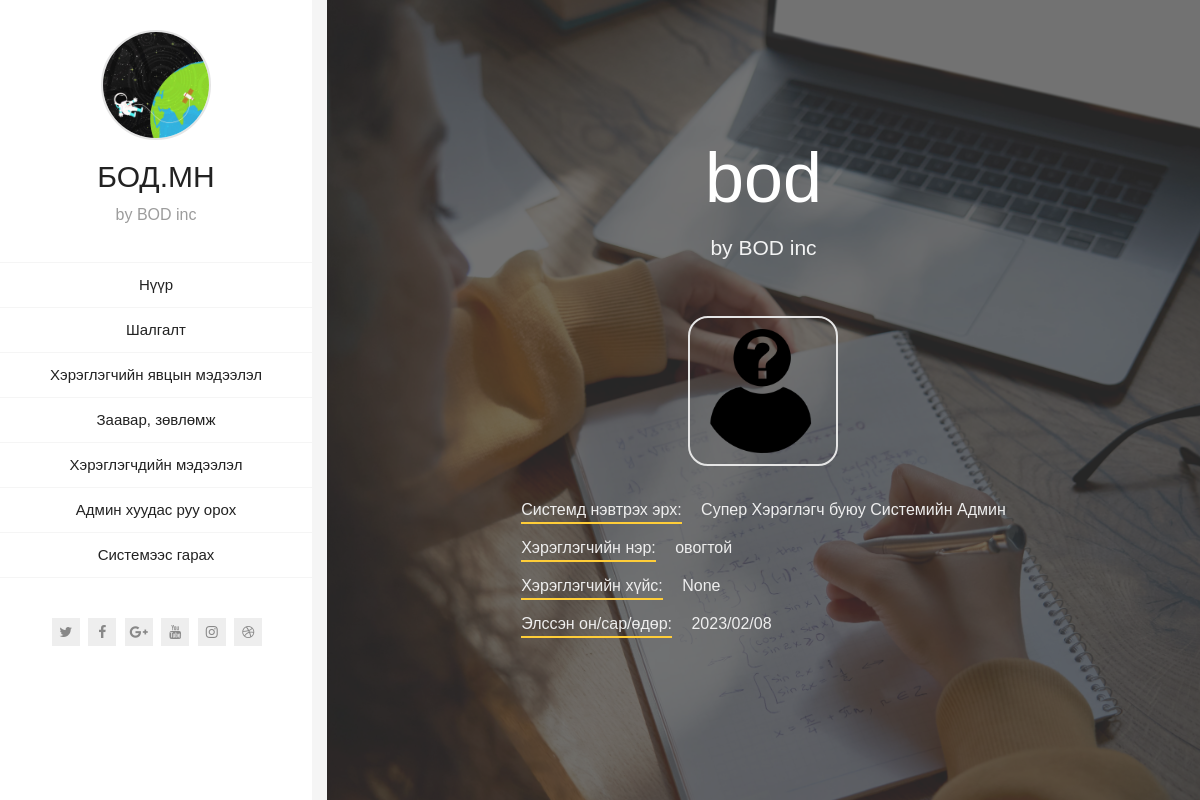
The app's page / (signed in) with its own data.
### home/models.py (models this page shows)
class home_info(models.Model):
    home_title = models.CharField(
        max_length = 200,
        verbose_name = "Нүүр хуудасны гарчиг"
    )
    home_copyright = models.CharField(
        max_length = 200,
        verbose_name = "Оюуны өмч",
        help_text = "Ихэвчлэн BRAINMUSCLE INC гэж байна."
    )
    home_description = models.CharField(
        max_length = 200,
        verbose_name = "Оюыны өмч",
        help_text = ""
    )
    home_rule = models.TextField(
         verbose_name = "Сайтны зорилго"
    )
    home_address = models.TextField(
        verbose_name = "Хаяг",
        help_text = ""
    )
    home_email = models.EmailField(
        verbose_name = "Цахим хаяг",
        help_text = "Ихэвчлэн bod@gmail.com байх бол уу"
    )
    home_phone = models.CharField(
        max_length = 200,
        verbose_name = "Холбоо барих дугаар",
        help_text = ""
    )
    home_time = models.CharField(max_length = 200)
    class Meta:
        verbose_name = "Нүүр хуудасны мэдээлэл"
        verbose_name_plural = "Нүүр хуудасны мэдээлэл"

class user_info(models.Model):
    user = models.OneToOneField(
       User,
       on_delete = models.CASCADE,
       verbose_name = "Хэрэглэгчийн нэр"
    )
    phone = models.CharField(
       max_length=256,
       blank=True,
       null=True,
       verbose_name = "Холбоо барих дугаар"
    )
    gender = models.CharField(
        max_length = 1,
        choices = (('m', 'Эрэгтэй'), ('f', 'Эмэгтэй')),
        blank = True,
        null = True,
        verbose_name = "Хүйс"
    )
    image = models.ImageField(
        default='default.png',
        upload_to='profile_pics/'
    )
    add_info = models.CharField(
        max_length = 300,
        verbose_name = "Нэмэлт мэдээлэл",
        blank = True,
        null = True,
        help_text = "Сургууль, анги гэх мэт нэмэлт хэрэг болж магадгүй мэдээлэл оруулах"
    )
    class Meta:
        verbose_name = "Хэрэглэгч нэмэх болон бүртгэх"
        verbose_name_plural = "Хэрэглэгч нэмэх болон бүртгэх"

### home/views.py (the view)
# urls.py: path("", home.views.home_page, name = 'home_page'),
def home_page(request):
    home_info1 = home_info.objects.all()
    return render(request, 'home_page/home.html', {'home_info1':home_info1})

### home/templates/home_page/home.html (shortened to what this page needs)
 {% extends "base.html" %}{% load static %} {% load i18n %}{% block title %}{% trans "Нүүр хуудас" %}{% endblock %}{% block content %}
<section class="pt-page section-with-bg section-paddings-0" style="background-image: url({% static 'home_page_bg_1.jpg' %});" data-id="">
    <div class="home-page-block">
        {% for home in home_info1.all %}
        <div class="v-align">
            <h2>{{ home.home_title }}</h2>
            <div id="rotate" class="text-rotate">
                <div>
                    <p class="home-page-description">{{ home.home_copyright }}</p>
                </div>
            </div>
            <div class="block end" style="text-align: center">
                <ul class="info-list">
                    {% if user.is_authenticated %}
                    <li>
                                    <div style="position: relative; margin: 30px auto 20px; max-width: 150px; text-align: center; z-index: 0;">
                                        <img style="position: relative; border-radius: 20px; border: 2px solid #e5e5e5;"
                                            src="/media/{{ user.user_info.image }}"
                                            alt="image">
                                    </div>
                                </li>
                                <li>
                                    <span class="title">
                                        Системд нэвтрэх эрх:
                                    </span>
                                    {%if user.is_superuser is True %}
                                        Супер Хэрэглэгч буюу Системийн Админ
                                    {% else %}
                                        СОРИЛГО.МН цахим боловсролын системийн хэрэглэгч буюу сурагч
                                    {% endif %}
                                </li>
                                <li>
                                    <span class="title">Хэрэглэгчийн нэр:</span>{{user.last_name}} овогтой {{user.first_name}}
                                </li>
                                <li>
                                    <span class="title">Хэрэглэгчийн хүйс:</span>
                                    {{user.user_info.get_gender_display}}
                                </li>
                                <li>
                                    <span class="title">Элссэн он/сар/өдөр:</span>
                                    {{user.date_joined|date:"Y/m/d"}}
                                </li>
                    {% endif %}
                </ul>
            </div>
        </div>
        {% endfor %}
    </div>
</section>{% endblock content %}

### home/static/css/main.css (style rules this page uses)
html { height: 100%; }
body { font-family: 'PT Sans', Helvetica, sans-serif; color: #666; margin: 0; height: 100%; font-size: 100%; line-height: 1.5em }
h1, h2, h3, h4, h5, h6 { color: #222; font-family: Oswald, Helvetica, sans-serif; line-height: 1.5em; margin-top: 0; margin-bottom: 10px; }
p { font-size: 0.875em; margin: 0 0 10px; font-weight: 300; }
img { vertical-align: bottom; max-width: 100%; height: auto; border: 0; -ms-interpolation-mode: bicubic; }
.text-rotate { display: block; }
.pt-page { width: 100%; height: 0; position: absolute; opacity: 1; top: auto; left: 0; padding: 50px 70px 50px; background-color: #fff; visibility: hidden; -webkit-backface-visibility: hidden; -moz-backface-visibility: hidden; backface-visibility: hidden; -webkit-transform: translate3d(0, 0, 0); -moz-transform: translate3d(0, 0, 0); transform: translate3d(0, 0, 0); -webkit-transform-style: preserve-3d; -moz-transform-style: preserve-3d; transform-style: preserve-3d; }
.pt-page * { height: 0; }
.pt-page-current, .no-js .pt-page { visibility: visible; z-index: 90; opacity: 1; height: auto; min-height: 100%; }
.pt-page-current *, .no-js .pt-page * { height: auto; }
.section-with-bg { -webkit-backface-visibility: hidden; backface-visibility: hidden; background-attachment: fixed; background-position: 50%; background-size: cover; -webkit-background-size: cover; background-attachment: scroll; background-position: center center; background-repeat: no-repeat; }
.section-paddings-0 { padding: 0; }
.home-page-block { position: relative; display: table; width: 100%; height: 100vh; z-index: 1; }
.home-page-block h2 { color: #fff; text-align: center; font-size: 70px; margin: 0; }
.home-page-description { color: #fff; font-size: 21px; font-weight: 300; font-family: Oswald, Helvetica, sans-serif; margin: 5px 0; text-align: center; }
.v-align { display: table-cell; vertical-align: middle; }
.info-list { list-style: none; margin: 0; padding: 15px 0 30px; }
.info-list li { padding: 3px 0; font-size: 14px; }
.info-list li .title { display: inline-block; font-family: Oswald, Helvetica, sans-serif; margin-right: 15px; color: #222; }
.info-list li .title:after { content: ''; display: block; width: 100%; height: 2px; background-color: #ffcd38; }
.home-page-block .info-list { display: inline-block; text-align: left; }
.home-page-block .info-list li { padding: 6px 0; }
.home-page-block .info-list li, .home-page-block .info-list li span.title, .home-page-block .info-list li a { color: #eee; font-size: 16px; }
.pt-page { opacity: 1; }

### records on screen
home_info: home_title "bod", home_copyright "by BOD inc", user_info.image (placeholder picture)

### other values on screen
{{ user.user_info.get_gender_display }} "None"
{{ user.date_joined|date:"Y/m/d" }} "2023/02/08"
